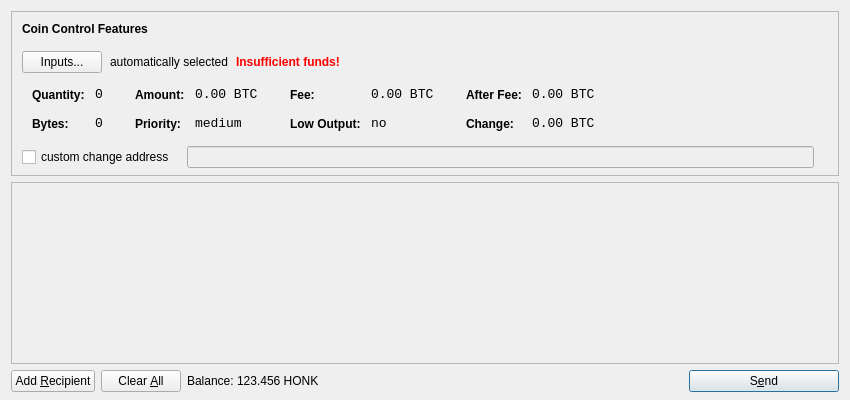
<?xml version="1.0" encoding="UTF-8"?>
<ui version="4.0">
 <class>SendCoinsDialog</class>
 <widget class="QDialog" name="SendCoinsDialog">
  <property name="geometry">
   <rect>
    <x>0</x>
    <y>0</y>
    <width>850</width>
    <height>400</height>
   </rect>
  </property>
  <property name="windowTitle">
   <string>Send Coins</string>
  </property>
  <layout class="QVBoxLayout" name="verticalLayout" stretch="0,1,0">
   <property name="bottomMargin">
    <number>8</number>
   </property>
   <item>
    <widget class="QFrame" name="frameCoinControl">
     <property name="sizePolicy">
      <sizepolicy hsizetype="Expanding" vsizetype="Expanding">
       <horstretch>0</horstretch>
       <verstretch>0</verstretch>
      </sizepolicy>
     </property>
     <property name="maximumSize">
      <size>
       <width>16777215</width>
       <height>16777215</height>
      </size>
     </property>
     <property name="frameShape">
      <enum>QFrame::StyledPanel</enum>
     </property>
     <property name="frameShadow">
      <enum>QFrame::Sunken</enum>
     </property>
     <layout class="QVBoxLayout" name="verticalLayoutCoinControl2">
      <property name="spacing">
       <number>-1</number>
      </property>
      <property name="leftMargin">
       <number>0</number>
      </property>
      <property name="topMargin">
       <number>0</number>
      </property>
      <property name="rightMargin">
       <number>0</number>
      </property>
      <property name="bottomMargin">
       <number>6</number>
      </property>
      <item>
       <layout class="QVBoxLayout" name="verticalLayoutCoinControl" stretch="0,0,0,0,1">
        <property name="spacing">
         <number>0</number>
        </property>
        <property name="leftMargin">
         <number>10</number>
        </property>
        <property name="topMargin">
         <number>10</number>
        </property>
        <item>
         <layout class="QHBoxLayout" name="horizontalLayoutCoinControl1">
          <property name="bottomMargin">
           <number>15</number>
          </property>
          <item>
           <widget class="QLabel" name="labelCoinControlFeatures">
            <property name="sizePolicy">
             <sizepolicy hsizetype="Preferred" vsizetype="Maximum">
              <horstretch>0</horstretch>
              <verstretch>0</verstretch>
             </sizepolicy>
            </property>
            <property name="font">
             <font>
              <weight>75</weight>
              <bold>true</bold>
             </font>
            </property>
            <property name="styleSheet">
             <string notr="true">font-weight:bold;</string>
            </property>
            <property name="text">
             <string>Coin Control Features</string>
            </property>
           </widget>
          </item>
         </layout>
        </item>
        <item>
         <layout class="QHBoxLayout" name="horizontalLayoutCoinControl2" stretch="0,0,0,0">
          <property name="spacing">
           <number>8</number>
          </property>
          <property name="bottomMargin">
           <number>10</number>
          </property>
          <item>
           <widget class="QPushButton" name="pushButtonCoinControl">
            <property name="styleSheet">
             <string notr="true"/>
            </property>
            <property name="text">
             <string>Inputs...</string>
            </property>
           </widget>
          </item>
          <item>
           <widget class="QLabel" name="labelCoinControlAutomaticallySelected">
            <property name="text">
             <string>automatically selected</string>
            </property>
            <property name="margin">
             <number>5</number>
            </property>
           </widget>
          </item>
          <item>
           <widget class="QLabel" name="labelCoinControlInsuffFunds">
            <property name="font">
             <font>
              <weight>75</weight>
              <bold>true</bold>
             </font>
            </property>
            <property name="styleSheet">
             <string notr="true">color:red;font-weight:bold;</string>
            </property>
            <property name="text">
             <string>Insufficient funds!</string>
            </property>
            <property name="margin">
             <number>5</number>
            </property>
           </widget>
          </item>
          <item>
           <spacer name="horizontalSpacerCoinControl">
            <property name="orientation">
             <enum>Qt::Horizontal</enum>
            </property>
            <property name="sizeHint" stdset="0">
             <size>
              <width>40</width>
              <height>1</height>
             </size>
            </property>
           </spacer>
          </item>
         </layout>
        </item>
        <item>
         <widget class="QWidget" name="widgetCoinControl" native="true">
          <property name="sizePolicy">
           <sizepolicy hsizetype="Preferred" vsizetype="Preferred">
            <horstretch>0</horstretch>
            <verstretch>0</verstretch>
           </sizepolicy>
          </property>
          <property name="minimumSize">
           <size>
            <width>0</width>
            <height>0</height>
           </size>
          </property>
          <property name="styleSheet">
           <string notr="true"/>
          </property>
          <layout class="QHBoxLayout" name="horizontalLayoutCoinControl5">
           <property name="margin">
            <number>0</number>
           </property>
           <item>
            <layout class="QHBoxLayout" name="horizontalLayoutCoinControl3" stretch="0,0,0,1">
             <property name="spacing">
              <number>20</number>
             </property>
             <property name="topMargin">
              <number>0</number>
             </property>
             <property name="bottomMargin">
              <number>10</number>
             </property>
             <item>
              <layout class="QFormLayout" name="formLayoutCoinControl1">
               <property name="horizontalSpacing">
                <number>10</number>
               </property>
               <property name="verticalSpacing">
                <number>14</number>
               </property>
               <property name="leftMargin">
                <number>10</number>
               </property>
               <property name="topMargin">
                <number>4</number>
               </property>
               <property name="rightMargin">
                <number>6</number>
               </property>
               <item row="0" column="0">
                <widget class="QLabel" name="labelCoinControlQuantityText">
                 <property name="styleSheet">
                  <string notr="true">font-weight:bold;</string>
                 </property>
                 <property name="text">
                  <string>Quantity:</string>
                 </property>
                 <property name="margin">
                  <number>0</number>
                 </property>
                </widget>
               </item>
               <item row="0" column="1">
                <widget class="QLabel" name="labelCoinControlQuantity">
                 <property name="font">
                  <font>
                   <family>Monospace</family>
                   <pointsize>10</pointsize>
                  </font>
                 </property>
                 <property name="cursor">
                  <cursorShape>IBeamCursor</cursorShape>
                 </property>
                 <property name="contextMenuPolicy">
                  <enum>Qt::ActionsContextMenu</enum>
                 </property>
                 <property name="text">
                  <string notr="true">0</string>
                 </property>
                 <property name="margin">
                  <number>0</number>
                 </property>
                 <property name="textInteractionFlags">
                  <set>Qt::LinksAccessibleByMouse|Qt::TextSelectableByKeyboard|Qt::TextSelectableByMouse</set>
                 </property>
                </widget>
               </item>
               <item row="1" column="0">
                <widget class="QLabel" name="labelCoinControlBytesText">
                 <property name="styleSheet">
                  <string notr="true">font-weight:bold;</string>
                 </property>
                 <property name="text">
                  <string>Bytes:</string>
                 </property>
                </widget>
               </item>
               <item row="1" column="1">
                <widget class="QLabel" name="labelCoinControlBytes">
                 <property name="font">
                  <font>
                   <family>Monospace</family>
                   <pointsize>10</pointsize>
                  </font>
                 </property>
                 <property name="cursor">
                  <cursorShape>IBeamCursor</cursorShape>
                 </property>
                 <property name="contextMenuPolicy">
                  <enum>Qt::ActionsContextMenu</enum>
                 </property>
                 <property name="text">
                  <string notr="true">0</string>
                 </property>
                 <property name="textInteractionFlags">
                  <set>Qt::LinksAccessibleByMouse|Qt::TextSelectableByKeyboard|Qt::TextSelectableByMouse</set>
                 </property>
                </widget>
               </item>
              </layout>
             </item>
             <item>
              <layout class="QFormLayout" name="formLayoutCoinControl2">
               <property name="horizontalSpacing">
                <number>10</number>
               </property>
               <property name="verticalSpacing">
                <number>14</number>
               </property>
               <property name="leftMargin">
                <number>6</number>
               </property>
               <property name="topMargin">
                <number>4</number>
               </property>
               <property name="rightMargin">
                <number>6</number>
               </property>
               <item row="0" column="0">
                <widget class="QLabel" name="labelCoinControlAmountText">
                 <property name="styleSheet">
                  <string notr="true">font-weight:bold;</string>
                 </property>
                 <property name="text">
                  <string>Amount:</string>
                 </property>
                 <property name="margin">
                  <number>0</number>
                 </property>
                </widget>
               </item>
               <item row="0" column="1">
                <widget class="QLabel" name="labelCoinControlAmount">
                 <property name="font">
                  <font>
                   <family>Monospace</family>
                   <pointsize>10</pointsize>
                  </font>
                 </property>
                 <property name="cursor">
                  <cursorShape>IBeamCursor</cursorShape>
                 </property>
                 <property name="contextMenuPolicy">
                  <enum>Qt::ActionsContextMenu</enum>
                 </property>
                 <property name="text">
                  <string notr="true">0.00 BTC</string>
                 </property>
                 <property name="textInteractionFlags">
                  <set>Qt::LinksAccessibleByMouse|Qt::TextSelectableByKeyboard|Qt::TextSelectableByMouse</set>
                 </property>
                </widget>
               </item>
               <item row="1" column="0">
                <widget class="QLabel" name="labelCoinControlPriorityText">
                 <property name="styleSheet">
                  <string notr="true">font-weight:bold;</string>
                 </property>
                 <property name="text">
                  <string>Priority:</string>
                 </property>
                </widget>
               </item>
               <item row="1" column="1">
                <widget class="QLabel" name="labelCoinControlPriority">
                 <property name="font">
                  <font>
                   <family>Monospace</family>
                   <pointsize>10</pointsize>
                  </font>
                 </property>
                 <property name="cursor">
                  <cursorShape>IBeamCursor</cursorShape>
                 </property>
                 <property name="contextMenuPolicy">
                  <enum>Qt::ActionsContextMenu</enum>
                 </property>
                 <property name="text">
                  <string>medium</string>
                 </property>
                 <property name="textInteractionFlags">
                  <set>Qt::LinksAccessibleByMouse|Qt::TextSelectableByKeyboard|Qt::TextSelectableByMouse</set>
                 </property>
                </widget>
               </item>
              </layout>
             </item>
             <item>
              <layout class="QFormLayout" name="formLayoutCoinControl3">
               <property name="horizontalSpacing">
                <number>10</number>
               </property>
               <property name="verticalSpacing">
                <number>14</number>
               </property>
               <property name="leftMargin">
                <number>6</number>
               </property>
               <property name="topMargin">
                <number>4</number>
               </property>
               <property name="rightMargin">
                <number>6</number>
               </property>
               <item row="0" column="0">
                <widget class="QLabel" name="labelCoinControlFeeText">
                 <property name="styleSheet">
                  <string notr="true">font-weight:bold;</string>
                 </property>
                 <property name="text">
                  <string>Fee:</string>
                 </property>
                 <property name="margin">
                  <number>0</number>
                 </property>
                </widget>
               </item>
               <item row="0" column="1">
                <widget class="QLabel" name="labelCoinControlFee">
                 <property name="font">
                  <font>
                   <family>Monospace</family>
                   <pointsize>10</pointsize>
                  </font>
                 </property>
                 <property name="cursor">
                  <cursorShape>IBeamCursor</cursorShape>
                 </property>
                 <property name="contextMenuPolicy">
                  <enum>Qt::ActionsContextMenu</enum>
                 </property>
                 <property name="text">
                  <string notr="true">0.00 BTC</string>
                 </property>
                 <property name="textInteractionFlags">
                  <set>Qt::LinksAccessibleByMouse|Qt::TextSelectableByKeyboard|Qt::TextSelectableByMouse</set>
                 </property>
                </widget>
               </item>
               <item row="1" column="0">
                <widget class="QLabel" name="labelCoinControlLowOutputText">
                 <property name="styleSheet">
                  <string notr="true">font-weight:bold;</string>
                 </property>
                 <property name="text">
                  <string>Low Output:</string>
                 </property>
                </widget>
               </item>
               <item row="1" column="1">
                <widget class="QLabel" name="labelCoinControlLowOutput">
                 <property name="font">
                  <font>
                   <family>Monospace</family>
                   <pointsize>10</pointsize>
                  </font>
                 </property>
                 <property name="cursor">
                  <cursorShape>IBeamCursor</cursorShape>
                 </property>
                 <property name="contextMenuPolicy">
                  <enum>Qt::ActionsContextMenu</enum>
                 </property>
                 <property name="text">
                  <string>no</string>
                 </property>
                 <property name="textInteractionFlags">
                  <set>Qt::LinksAccessibleByMouse|Qt::TextSelectableByKeyboard|Qt::TextSelectableByMouse</set>
                 </property>
                </widget>
               </item>
              </layout>
             </item>
             <item>
              <layout class="QFormLayout" name="formLayoutCoinControl4">
               <property name="horizontalSpacing">
                <number>10</number>
               </property>
               <property name="verticalSpacing">
                <number>14</number>
               </property>
               <property name="leftMargin">
                <number>6</number>
               </property>
               <property name="topMargin">
                <number>4</number>
               </property>
               <property name="rightMargin">
                <number>6</number>
               </property>
               <item row="0" column="0">
                <widget class="QLabel" name="labelCoinControlAfterFeeText">
                 <property name="styleSheet">
                  <string notr="true">font-weight:bold;</string>
                 </property>
                 <property name="text">
                  <string>After Fee:</string>
                 </property>
                 <property name="margin">
                  <number>0</number>
                 </property>
                </widget>
               </item>
               <item row="0" column="1">
                <widget class="QLabel" name="labelCoinControlAfterFee">
                 <property name="font">
                  <font>
                   <family>Monospace</family>
                   <pointsize>10</pointsize>
                  </font>
                 </property>
                 <property name="cursor">
                  <cursorShape>IBeamCursor</cursorShape>
                 </property>
                 <property name="contextMenuPolicy">
                  <enum>Qt::ActionsContextMenu</enum>
                 </property>
                 <property name="text">
                  <string notr="true">0.00 BTC</string>
                 </property>
                 <property name="textInteractionFlags">
                  <set>Qt::LinksAccessibleByMouse|Qt::TextSelectableByKeyboard|Qt::TextSelectableByMouse</set>
                 </property>
                </widget>
               </item>
               <item row="1" column="0">
                <widget class="QLabel" name="labelCoinControlChangeText">
                 <property name="styleSheet">
                  <string notr="true">font-weight:bold;</string>
                 </property>
                 <property name="text">
                  <string>Change:</string>
                 </property>
                </widget>
               </item>
               <item row="1" column="1">
                <widget class="QLabel" name="labelCoinControlChange">
                 <property name="font">
                  <font>
                   <family>Monospace</family>
                   <pointsize>10</pointsize>
                  </font>
                 </property>
                 <property name="cursor">
                  <cursorShape>IBeamCursor</cursorShape>
                 </property>
                 <property name="contextMenuPolicy">
                  <enum>Qt::ActionsContextMenu</enum>
                 </property>
                 <property name="text">
                  <string notr="true">0.00 BTC</string>
                 </property>
                 <property name="textInteractionFlags">
                  <set>Qt::LinksAccessibleByMouse|Qt::TextSelectableByKeyboard|Qt::TextSelectableByMouse</set>
                 </property>
                </widget>
               </item>
              </layout>
             </item>
            </layout>
           </item>
          </layout>
         </widget>
        </item>
        <item>
         <layout class="QHBoxLayout" name="horizontalLayoutCoinControl4" stretch="0,0,0">
          <property name="spacing">
           <number>12</number>
          </property>
          <property name="sizeConstraint">
           <enum>QLayout::SetDefaultConstraint</enum>
          </property>
          <property name="topMargin">
           <number>5</number>
          </property>
          <property name="rightMargin">
           <number>5</number>
          </property>
          <item>
           <widget class="QCheckBox" name="checkBoxCoinControlChange">
            <property name="text">
             <string>custom change address</string>
            </property>
           </widget>
          </item>
          <item>
           <widget class="QLineEdit" name="lineEditCoinControlChange">
            <property name="enabled">
             <bool>false</bool>
            </property>
            <property name="sizePolicy">
             <sizepolicy hsizetype="Expanding" vsizetype="Fixed">
              <horstretch>0</horstretch>
              <verstretch>0</verstretch>
             </sizepolicy>
            </property>
           </widget>
          </item>
          <item>
           <widget class="QLabel" name="labelCoinControlChangeLabel">
            <property name="sizePolicy">
             <sizepolicy hsizetype="Preferred" vsizetype="Expanding">
              <horstretch>0</horstretch>
              <verstretch>0</verstretch>
             </sizepolicy>
            </property>
            <property name="minimumSize">
             <size>
              <width>0</width>
              <height>0</height>
             </size>
            </property>
            <property name="text">
             <string/>
            </property>
            <property name="margin">
             <number>3</number>
            </property>
           </widget>
          </item>
         </layout>
        </item>
        <item>
         <spacer name="verticalSpacerCoinControl">
          <property name="orientation">
           <enum>Qt::Vertical</enum>
          </property>
          <property name="sizeHint" stdset="0">
           <size>
            <width>800</width>
            <height>1</height>
           </size>
          </property>
         </spacer>
        </item>
       </layout>
      </item>
     </layout>
    </widget>
   </item>
   <item>
    <widget class="QScrollArea" name="scrollArea">
     <property name="widgetResizable">
      <bool>true</bool>
     </property>
     <widget class="QWidget" name="scrollAreaWidgetContents">
      <property name="geometry">
       <rect>
        <x>0</x>
        <y>0</y>
        <width>830</width>
        <height>165</height>
       </rect>
      </property>
      <layout class="QVBoxLayout" name="verticalLayout_2">
       <property name="margin">
        <number>0</number>
       </property>
       <item>
        <layout class="QVBoxLayout" name="entries">
         <property name="spacing">
          <number>6</number>
         </property>
        </layout>
       </item>
       <item>
        <spacer name="verticalSpacer">
         <property name="orientation">
          <enum>Qt::Vertical</enum>
         </property>
         <property name="sizeHint" stdset="0">
          <size>
           <width>20</width>
           <height>40</height>
          </size>
         </property>
        </spacer>
       </item>
      </layout>
     </widget>
    </widget>
   </item>
   <item>
    <layout class="QHBoxLayout" name="horizontalLayout">
     <item>
      <widget class="QPushButton" name="addButton">
       <property name="toolTip">
        <string>Send to multiple recipients at once</string>
       </property>
       <property name="text">
        <string>Add &amp;Recipient</string>
       </property>
       <property name="icon">
        <iconset resource="../bitcoin.qrc">
         <normaloff>:/icons/add</normaloff>:/icons/add</iconset>
       </property>
       <property name="autoDefault">
        <bool>false</bool>
       </property>
      </widget>
     </item>
     <item>
      <widget class="QPushButton" name="clearButton">
       <property name="sizePolicy">
        <sizepolicy hsizetype="Minimum" vsizetype="Fixed">
         <horstretch>0</horstretch>
         <verstretch>0</verstretch>
        </sizepolicy>
       </property>
       <property name="toolTip">
        <string>Remove all transaction fields</string>
       </property>
       <property name="text">
        <string>Clear &amp;All</string>
       </property>
       <property name="icon">
        <iconset resource="../bitcoin.qrc">
         <normaloff>:/icons/remove</normaloff>:/icons/remove</iconset>
       </property>
       <property name="autoRepeatDelay">
        <number>300</number>
       </property>
       <property name="autoDefault">
        <bool>false</bool>
       </property>
      </widget>
     </item>
     <item>
      <layout class="QHBoxLayout" name="horizontalLayout_2">
       <property name="spacing">
        <number>3</number>
       </property>
       <item>
        <widget class="QLabel" name="label">
         <property name="text">
          <string>Balance:</string>
         </property>
        </widget>
       </item>
       <item>
        <widget class="QLabel" name="labelBalance">
         <property name="cursor">
          <cursorShape>IBeamCursor</cursorShape>
         </property>
         <property name="text">
          <string>123.456 HONK</string>
         </property>
         <property name="textInteractionFlags">
          <set>Qt::LinksAccessibleByMouse|Qt::TextSelectableByKeyboard|Qt::TextSelectableByMouse</set>
         </property>
        </widget>
       </item>
      </layout>
     </item>
     <item>
      <spacer name="horizontalSpacer">
       <property name="orientation">
        <enum>Qt::Horizontal</enum>
       </property>
       <property name="sizeHint" stdset="0">
        <size>
         <width>40</width>
         <height>20</height>
        </size>
       </property>
      </spacer>
     </item>
     <item>
      <widget class="QPushButton" name="sendButton">
       <property name="minimumSize">
        <size>
         <width>150</width>
         <height>0</height>
        </size>
       </property>
       <property name="toolTip">
        <string>Confirm the send action</string>
       </property>
       <property name="text">
        <string>S&amp;end</string>
       </property>
       <property name="icon">
        <iconset resource="../bitcoin.qrc">
         <normaloff>:/icons/send</normaloff>:/icons/send</iconset>
       </property>
       <property name="default">
        <bool>true</bool>
       </property>
      </widget>
     </item>
    </layout>
   </item>
  </layout>
 </widget>
 <resources>
  <include location="../bitcoin.qrc"/>
 </resources>
 <connections/>
</ui>
